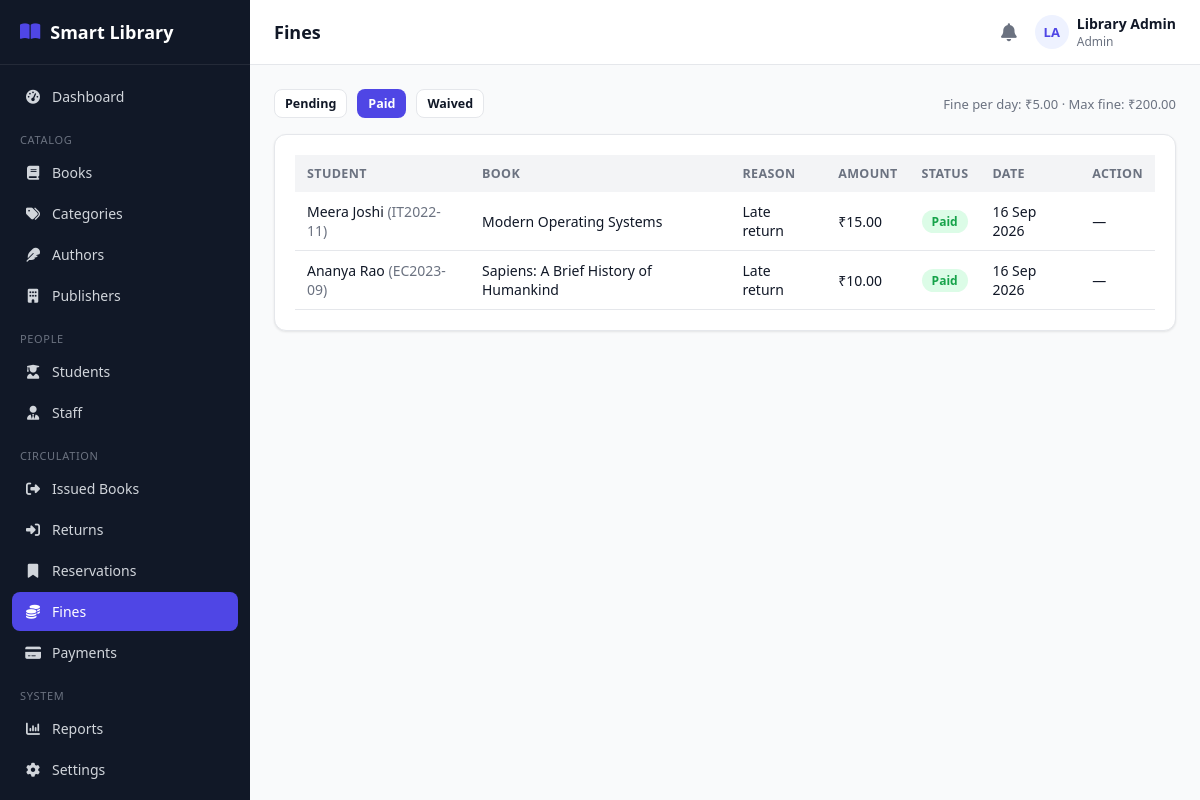
Screenshot of /admin/fines.php?status=paid (signed in) with the database file from the repository.
### tables this page shows
CREATE TABLE library_settings (
    id INT AUTO_INCREMENT PRIMARY KEY,
    library_name VARCHAR(150) NOT NULL DEFAULT 'Smart Library',
    borrow_period_days INT NOT NULL DEFAULT 7,
    fine_per_day DECIMAL(10,2) NOT NULL DEFAULT 5.00,
    max_fine DECIMAL(10,2) NOT NULL DEFAULT 200.00,
    grace_period_days INT NOT NULL DEFAULT 0,
    max_books_per_student INT NOT NULL DEFAULT 3,
    reservation_valid_days INT NOT NULL DEFAULT 3
);

CREATE TABLE fines (
    id INT AUTO_INCREMENT PRIMARY KEY,
    student_id INT NOT NULL,
    issue_id INT DEFAULT NULL,
    amount DECIMAL(10,2) NOT NULL DEFAULT 0.00,
    reason VARCHAR(255) DEFAULT 'Late return',
    status ENUM('pending','paid','waived') NOT NULL DEFAULT 'pending',
    created_at TIMESTAMP DEFAULT CURRENT_TIMESTAMP,
    FOREIGN KEY (student_id) REFERENCES students(id) ON DELETE CASCADE,
    FOREIGN KEY (issue_id) REFERENCES book_issues(id) ON DELETE SET NULL
);

CREATE TABLE users (
    id INT AUTO_INCREMENT PRIMARY KEY,
    name VARCHAR(120) NOT NULL,
    email VARCHAR(150) NOT NULL UNIQUE,
    password VARCHAR(255) NOT NULL,
    role ENUM('admin','librarian','student') NOT NULL,
    phone VARCHAR(20) DEFAULT NULL,
    photo VARCHAR(255) DEFAULT NULL,
    status ENUM('active','inactive') NOT NULL DEFAULT 'active',
    reset_token VARCHAR(255) DEFAULT NULL,
    reset_expires DATETIME DEFAULT NULL,
    created_at TIMESTAMP DEFAULT CURRENT_TIMESTAMP,
    updated_at TIMESTAMP DEFAULT CURRENT_TIMESTAMP ON UPDATE CURRENT_TIMESTAMP
);

CREATE TABLE students (
    id INT AUTO_INCREMENT PRIMARY KEY,
    user_id INT NOT NULL,
    roll_number VARCHAR(40) NOT NULL UNIQUE,
    course VARCHAR(100) DEFAULT NULL,
    department VARCHAR(100) DEFAULT NULL,
    year VARCHAR(20) DEFAULT NULL,
    division VARCHAR(20) DEFAULT NULL,
    address VARCHAR(255) DEFAULT NULL,
    registration_date DATE NOT NULL,
    max_books INT NOT NULL DEFAULT 3,
    created_at TIMESTAMP DEFAULT CURRENT_TIMESTAMP,
    updated_at TIMESTAMP DEFAULT CURRENT_TIMESTAMP ON UPDATE CURRENT_TIMESTAMP,
    FOREIGN KEY (user_id) REFERENCES users(id) ON DELETE CASCADE
);

CREATE TABLE books (
    id INT AUTO_INCREMENT PRIMARY KEY,
    isbn VARCHAR(30) NOT NULL UNIQUE,
    title VARCHAR(200) NOT NULL,
    author_id INT DEFAULT NULL,
    category_id INT DEFAULT NULL,
    publisher_id INT DEFAULT NULL,
    publication_year YEAR DEFAULT NULL,
    edition VARCHAR(30) DEFAULT NULL,
    language VARCHAR(40) DEFAULT 'English',
    pages INT DEFAULT NULL,
    price DECIMAL(10,2) DEFAULT 0.00,
    shelf_number VARCHAR(30) DEFAULT NULL,
    total_copies INT NOT NULL DEFAULT 1,
    available_copies INT NOT NULL DEFAULT 1,
    description TEXT DEFAULT NULL,
    image VARCHAR(255) DEFAULT NULL,
    status ENUM('active','inactive') NOT NULL DEFAULT 'active',
    created_at TIMESTAMP DEFAULT CURRENT_TIMESTAMP,
    updated_at TIMESTAMP DEFAULT CURRENT_TIMESTAMP ON UPDATE CURRENT_TIMESTAMP,
    FOREIGN KEY (author_id) REFERENCES authors(id) ON DELETE SET NULL,
    FOREIGN KEY (category_id) REFERENCES categories(id) ON DELETE SET NULL,
    FOREIGN KEY (publisher_id) REFERENCES publishers(id) ON DELETE SET NULL,
    INDEX idx_title (title),
    INDEX idx_isbn (isbn)
);

### admin/fines.php (the view, shortened to what this page needs)
<?php
require_once __DIR__ . '/../config/database.php';
require_once __DIR__ . '/../includes/functions.php';
require_once __DIR__ . '/../includes/auth-check.php';
$statusFilter = $_GET['status'] ?? 'pending';
$where = '';
if (in_array($statusFilter, ['pending','paid','waived'], true)) {
    $where = "WHERE f.status = " . $pdo->quote($statusFilter);
}
$fines = $pdo->query("
    SELECT f.*, u.name student_name, s.roll_number, b.title
    FROM fines f
    JOIN students s ON s.id = f.student_id
    JOIN users u ON u.id = s.user_id
    LEFT JOIN book_issues bi ON bi.id = f.issue_id
    LEFT JOIN books b ON b.id = bi.book_id
    $where ORDER BY f.id DESC")->fetchAll();
$settings = getSettings($pdo);
include __DIR__ . '/../includes/header.php';
?>
<div class="table-toolbar">
    <div class="filters">
        <a class="btn btn-sm <?= $statusFilter==='pending'?'btn-primary':'btn-outline' ?>" href="?status=pending">Pending</a>
        <a class="btn btn-sm <?= $statusFilter==='paid'?'btn-primary':'btn-outline' ?>" href="?status=paid">Paid</a>
        <a class="btn btn-sm <?= $statusFilter==='waived'?'btn-primary':'btn-outline' ?>" href="?status=waived">Waived</a>
    </div>
    <div class="text-muted" style="font-size:13px;">Fine per day: &#8377;<?= number_format($settings['fine_per_day'],2) ?> &middot; Max fine: &#8377;<?= number_format($settings['max_fine'],2) ?></div>
</div>
<div class="card">
    <?php if (!$fines): ?>
        <div class="empty-state"><i class="fa-solid fa-coins"></i>No fines found for this filter.</div>
    <?php else: ?>
    <div class="table-wrap">
        <table class="data-table">
            <thead><tr><th>Student</th><th>Book</th><th>Reason</th><th>Amount</th><th>Status</th><th>Date</th><th>Action</th></tr></thead>
            <tbody>
            <?php foreach ($fines as $f): ?>
                <tr>
                    <td><?= e($f['student_name']) ?> <span class="text-muted">(<?= e($f['roll_number']) ?>)</span></td>
                    <td><?= e($f['title'] ?? '—') ?></td>
                    <td><?= e($f['reason']) ?></td>
                    <td>&#8377;<?= number_format($f['amount'], 2) ?></td>
                    <td><?= statusBadge($f['status']) ?></td>
                    <td><?= fmtDate($f['created_at']) ?></td>
                    <td>
                        <?php if ($f['status'] === 'pending'): ?>
                        <form method="POST" style="display:inline;">
                            <?= csrfField() ?><input type="hidden" name="form_action" value="pay"><input type="hidden" name="id" value="<?= $f['id'] ?>">
                            <input type="hidden" name="method" value="cash">
                            <button class="btn btn-sm btn-success" type="submit"><i class="fa-solid fa-credit-card"></i> Mark Paid</button>
                        </form>
                        <form method="POST" style="display:inline;" data-confirm="Waive this fine?">
                            <?= csrfField() ?><input type="hidden" name="form_action" value="waive"><input type="hidden" name="id" value="<?= $f['id'] ?>">
                            <button class="btn btn-sm btn-outline" type="submit">Waive</button>
                        </form>
                        <?php else: ?>—<?php endif; ?>
                    </td>
                </tr>
            <?php endforeach; ?>
            </tbody>
        </table>
    </div>
    <?php endif; ?>
</div>
<?php include __DIR__ . '/../includes/footer.php'; ?>

### includes/functions.php (shortened to what this page needs)
<?php
function e($value) {
    return htmlspecialchars($value ?? '', ENT_QUOTES, 'UTF-8');
}
function getSettings($pdo) {
    static $settings = null;
    if ($settings === null) {
        $stmt = $pdo->query("SELECT * FROM library_settings LIMIT 1");
        $settings = $stmt->fetch() ?: [
            'borrow_period_days' => 7, 'fine_per_day' => 5, 'max_fine' => 200,
            'grace_period_days' => 0, 'max_books_per_student' => 3, 'reservation_valid_days' => 3,
            'library_name' => 'Smart Library',
        ];
    }
    return $settings;
}
function fmtDate($date) {
    return date('d M Y', strtotime($date));
}
function statusBadge($status) {
    $colors = [
        'active' => 'badge-green', 'available' => 'badge-green', 'paid' => 'badge-green',
        'returned' => 'badge-green', 'completed' => 'badge-green', 'approved' => 'badge-green', 'ready' => 'badge-green',
        'issued' => 'badge-blue', 'pending' => 'badge-yellow',
        'overdue' => 'badge-red', 'inactive' => 'badge-gray', 'cancelled' => 'badge-gray',
        'expired' => 'badge-gray', 'lost' => 'badge-red', 'damaged' => 'badge-red', 'waived' => 'badge-gray',
    ];
    $class = $colors[$status] ?? 'badge-gray';
    return '<span class="badge ' . $class . '">' . e(ucfirst($status)) . '</span>';
}

### assets/css/style.css (style rules this page uses)
:root { --primary: #4f46e5; --primary-dark: #4338ca; --primary-light: #eef2ff; --success: #16a34a; --success-light: #dcfce7; --warning: #ca8a04; --warning-light: #fef9c3; --danger: #dc2626; --danger-light: #fee2e2; --gray: #6b7280; --gray-light: #f3f4f6; --border: #e5e7eb; --text: #111827; --text-muted: #6b7280; --bg: #f9fafb; --white: #ffffff; --sidebar-w: 250px; --radius: 12px; --shadow: 0 1px 3px rgba(0,0,0,0.06), 0 1px 2px rgba(0,0,0,0.04); }
* { box-sizing: border-box; }
body { margin: 0; font-family: 'Segoe UI', system-ui, -apple-system, Roboto, sans-serif; background: var(--bg); color: var(--text); font-size: 15px; }
a { color: var(--primary); text-decoration: none; }
.card { background: var(--white); border: 1px solid var(--border); border-radius: var(--radius); box-shadow: var(--shadow); padding: 20px; }
.btn { display: inline-flex; align-items: center; gap: 6px; padding: 9px 16px; border-radius: 8px; border: 1px solid transparent; font-size: 14px; font-weight: 600; cursor: pointer; text-decoration: none; }
.btn-primary { background: var(--primary); color: #fff; }
.btn-outline { background: #fff; border-color: var(--border); color: var(--text); }
.btn-sm { padding: 5px 10px; font-size: 12.5px; }
.table-wrap { overflow-x: auto; }
table.data-table { width: 100%; border-collapse: collapse; font-size: 14px; }
.data-table th { text-align: left; padding: 10px 12px; background: var(--gray-light); font-weight: 700; font-size: 12.5px; text-transform: uppercase; letter-spacing: 0.03em; color: var(--text-muted); white-space: nowrap; }
.data-table td { padding: 10px 12px; border-bottom: 1px solid var(--border); vertical-align: middle; }
.table-toolbar { display: flex; justify-content: space-between; align-items: center; margin-bottom: 16px; gap: 12px; flex-wrap: wrap; }
.table-toolbar .filters { display: flex; gap: 10px; flex-wrap: wrap; }
.badge { padding: 3px 10px; border-radius: 999px; font-size: 12px; font-weight: 700; display: inline-block; }
.badge-green { background: var(--success-light); color: var(--success); }
.text-muted { color: var(--text-muted); }

### rows the page displays
library_settings: fine_per_day "5.00", max_fine "200.00"
fines: users.name "Meera Joshi", student.roll_number "IT2022-11", books.title "Modern Operating Systems", reason "Late return", amount "15.00", status "Paid", created_at "16 Sep 2026"
fines: users.name "Ananya Rao", student.roll_number "EC2023-09", books.title "Sapiens: A Brief History of Humankind", reason "Late return", amount "10.00", status "Paid", created_at "16 Sep 2026"

### other values shown
$label "Dashboard"
$item['_section'] "CATALOG"
$label "Books"
$label "Categories"
$label "Authors"
$label "Publishers"
$item['_section'] "PEOPLE"
$label "Students"
$label "Staff"
$item['_section'] "CIRCULATION"
$label "Issued Books"
$label "Returns"
$label "Reservations"
$label "Fines"
$label "Payments"
